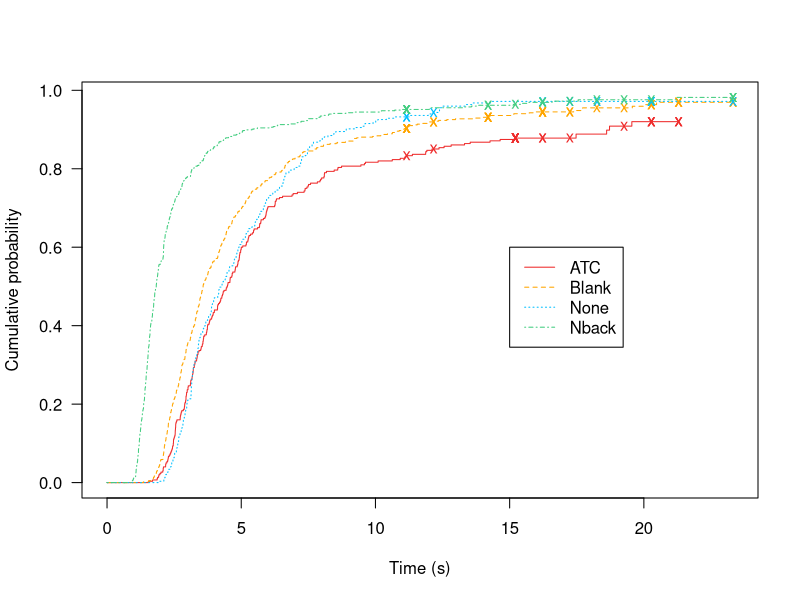

R code for this plot:
library("survival")

exp2.resumptiondata <- read.csv("ex-gaussian/data/exp2_restimes_withcutoff.csv")
exp2.resumptiondata <- exp2.resumptiondata[,c(1,2,3,8,9,7)]
cols <- c("subject","trial","condition","restime","reserror", "ms_cutoff")
colnames(exp2.resumptiondata) <- cols
exp1.resumptiondata <- read.csv("ex-gaussian/data/exp1_restimes_withcutoff.csv")
full.resumptiondata <- rbind(exp2.resumptiondata, exp1.resumptiondata)
full.resumptiondata$time <- full.resumptiondata$restime/1000
full.resumptiondata$time[is.na(full.resumptiondata$restime)] <- 
  full.resumptiondata$ms_cutoff[is.na(full.resumptiondata$restime)]/1000
full.resumptiondata$rescorr <- 1-full.resumptiondata$reserror

fit <- survfit(Surv(time, rescorr) ~ condition, data = full.resumptiondata) 
pdf("cumRT.pdf", width=5, height=5)
plot(fit, col=c("firebrick2","orange", "deepskyblue", "seagreen3"), mark = 'x', mark.time=TRUE, fun="event", lty=1:4,
     xlab="Time (s)", ylab="Cumulative probability", las=1)
legend(15, 0.6, c("ATC","Blank","None","Nback"),col=c("firebrick2","orange", "deepskyblue", "seagreen3"), lty=1:4)
dev.off()

